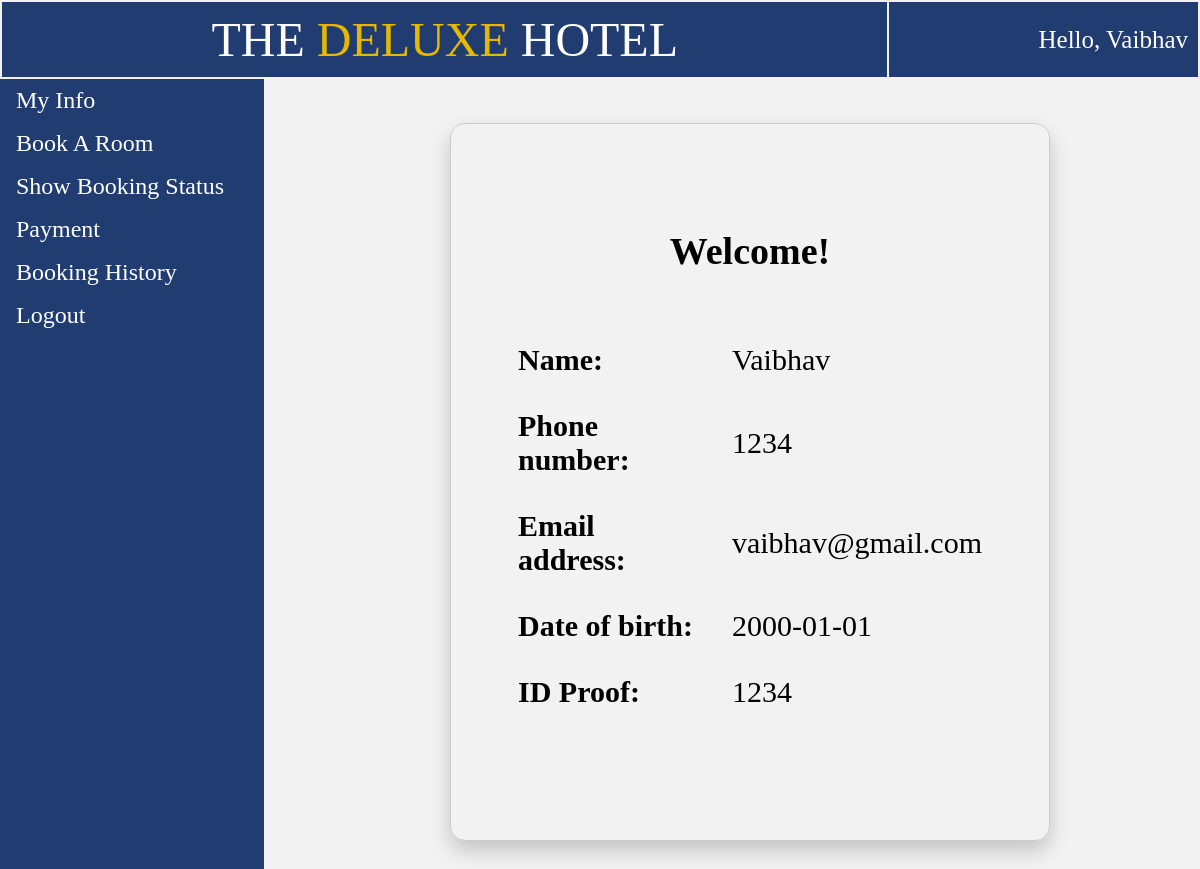
The page /user_view.php on the database its author committed.
### tables this page shows
CREATE TABLE `temp_session` (
  `phone` int(11) NOT NULL,
  `password` varchar(20) NOT NULL,
  `name` varchar(20) NOT NULL,
  `email` varchar(30) NOT NULL,
  `idproof` varchar(20) NOT NULL,
  `dob` date NOT NULL
);

### user_view.php (the view, shortened to what this page needs)
<!DOCTYPE html>
<html>
<head>
</head>
<body>
	<?php
		$conn = new mysqli("localhost","root","", "iwp");
		$sql = "SELECT * from temp_session";
		$result=mysqli_query($conn, $sql);
		$row=mysqli_fetch_row($result); ?>
	<table style="width: 100%;">
		<tr>
			<td id="td1" style="padding: 10px; font-size: 48px; position: sticky; z-index: 1">THE <p style="color: #e6b800; display: inline;">DELUXE</p> HOTEL</td>
			<td id="td1" style="font-size: 25px; text-align: right;">Hello, <?php echo $row[2]; ?></td>
		</tr>
	</table>
	<ul>
		<li><a href="user_view.php">My Info</a></li>
		<li><a href="bookroom.php">Book A Room</a></li>
		<li><a href="user_room_status.php">Show Booking Status</a></li>
		<li><a href="user_payment.php">Payment</a></li>
		<li><a href="user_booking_history.php">Booking History</a></li>
		<li><a href="index.php">Logout</a></li>
	</ul>
	<div style="margin-left:25%;padding:1px 16px;height:1000px;">
			<table  class="basic_box decor">
				<tr>
					<td colspan="2"><p style="font-size: 38px; text-align: center;"><b>Welcome!</b></p>
				</td>
				<tr>
					<td><b>Name: </b></td>
					<td><?php echo $row[2] ?><br></td>
				</tr>
				<tr>
					<td><b>Phone number: </b></td>
					<td><?php echo $row[0] ?><br></td>
				</tr>
				<tr>
					<td><b>Email address: </b></td>
					<td><?php echo $row[3] ?><br></td>
				</tr>
				<tr>
					<td><b>Date of birth: </b></td>
					<td><?php echo $row[5] ?><br></td>
				</tr>
				<tr>
					<td><b>ID Proof: </b></td>
					<td><?php echo $row[4] ?><br></td>
				</tr>
				<tr><td></td></tr><tr><td></td></tr>
			</table>
	</div>
</body>
</html>

### user_view.php (style rules this page uses)
body { margin: 0; background: #f2f2f2; }
table { font-size: 30px; }
td { padding: 15px; }
#td1 { background-color: rgba(09,41,98,0.9); color: white; border: 10px; margin-top: -10px; padding: 10px; text-align: center; }
ul { margin: 0; padding: 0; width: 22%; font-size: 24px; background-color: rgba(09,41,98,0.9); text-decoration: none; position: fixed; height: 100%; overflow: auto; }
li { color: white; }
li a { display: block; color: white; padding: 8px 16px; text-decoration: none; }
.basic_box { border: 1px solid #ccc; border-radius: 15px; margin: auto; width: 600px; padding: 50px; box-shadow: 0 10px 20px rgba(0,0,0,0.19); }
.decor { font-family: Times New Roman; }

### rows shown on the page
temp_session: name "Vaibhav", phone "1234", email "vaibhav@gmail.com", dob "2000-01-01", idproof "1234"
